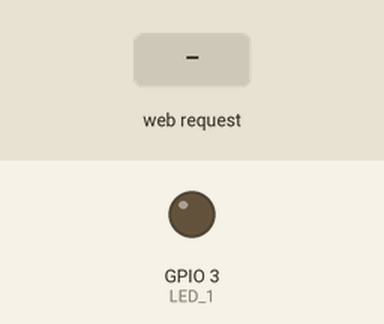
This sketch was run on a simulated ESP8266 (NodeMCU). Shown: output pins drawn as LEDs (lit = HIGH). Inputs (shaded band) come from the test bench. WiFi joins after 1.5 s; servers stay silent unless stated; what the sketch prints to the serial monitor is not drawn.

Above: at 3.7 s.
3.8 s: HTTP request GET /led/high/1 received
At 4.2 s:
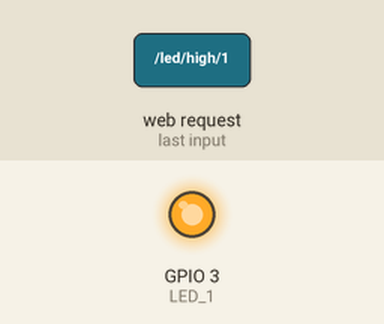
5.3 s: HTTP request GET /led/low/1 received
At 6.6 s:
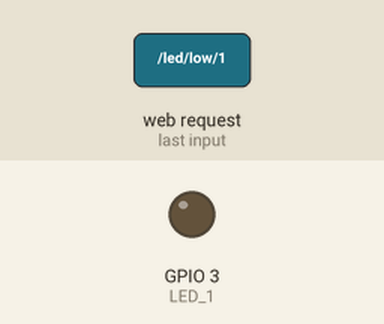
Timing chart, 0 to 8.3 s (numbered marks = the images above; inputs shaded):
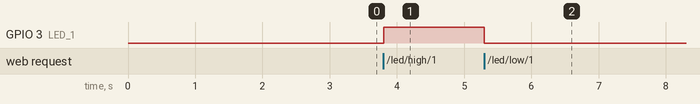

The sketch:

esp8266_web_server.ino
```cpp
#include <ESP8266WiFi.h>
#include <ESP8266WebServer.h>

ESP8266WebServer server(80);
const char* ssid     = ""; // Insert here your SSID
const char* password = ""; // Insert here your Password
const int LED_1 = 3;       // LED D3 is mapped on number "1"

/*
  void handleWrongRequest() {
    server.send(404, "text/plain", "404 Not Found. Bad Request :(");
  }
*/

void greetUser() {
  server.send(200, "text/plain", "Hello from ESP8266! WebServer Started! :)");
}

void handleLED1On() {
  lightUpLED(LED_1);
  String message = "LED_1 is now ON!\n";
  Serial.print(message);
  server.send(200, "text/plain", message);
}

void handleLED1Off() {
  turnOffLED(LED_1);
  String message = "LED_1 is now OFF!\n";
  Serial.print(message);
  server.send(200, "text/plain", message);
}

void lightUpLED(const int LED) {
  digitalWrite(LED, HIGH);
}

void turnOffLED(const int LED) {
  digitalWrite(LED, LOW);
}

void setup() {
  Serial.begin(9600);
  delay(1000);
  pinMode(LED_1, OUTPUT);
  digitalWrite(LED_1, LOW);

  WiFi.begin(ssid, password);

  int max_attempts = 20;
  int attempts = 0;

  while (WiFi.status() != WL_CONNECTED && attempts < max_attempts) {
    delay(500);
    Serial.print(".");
    attempts += 1;
  }

  if (WiFi.status() == WL_CONNECTED) {
    Serial.println("");
    Serial.println("Connesso al WiFi");
    Serial.print("Indirizzo IP: ");
    Serial.println(WiFi.localIP());

    server.on("/", greetUser);
    server.on("/led/high/1", handleLED1On);
    server.on("/led/low/1",  handleLED1Off);
    // server.onNotFound(handleWrongRequest);

    server.begin();
    Serial.println("ESP8266 HTTP WebServer started! :)");
  } else {
    Serial.println("");
    Serial.println("Connessione al WiFi fallita. :(");
  }
}

void loop() {
  server.handleClient();
}
```

Measured:
- after the input at 3.8 s, GPIO 3 (LED_1): LOW → HIGH at once
- after the input at 5.3 s, GPIO 3 (LED_1): HIGH → LOW at once
